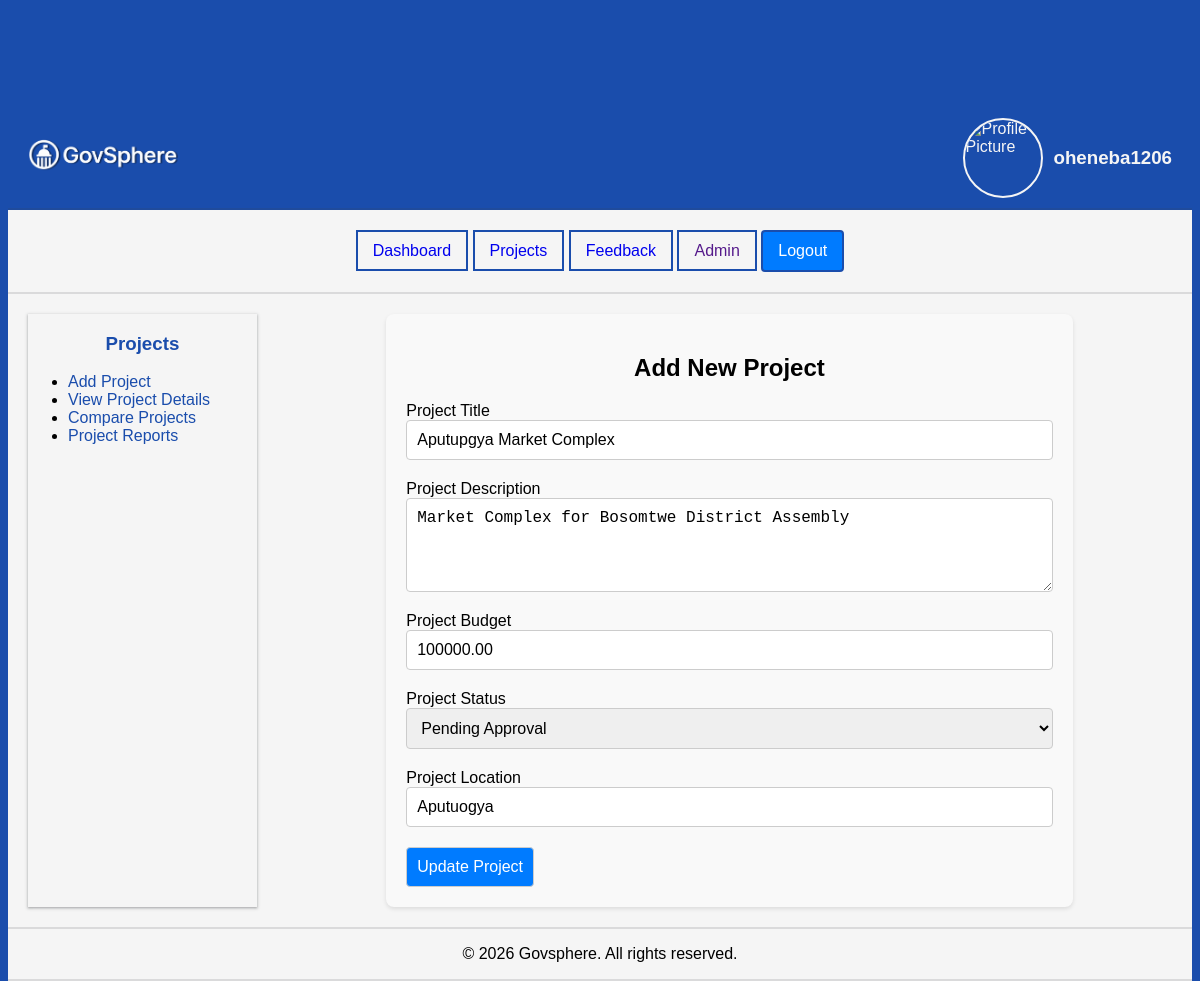
/projects/3/edit/ (signed in), run on an earlier commit of the app's database.
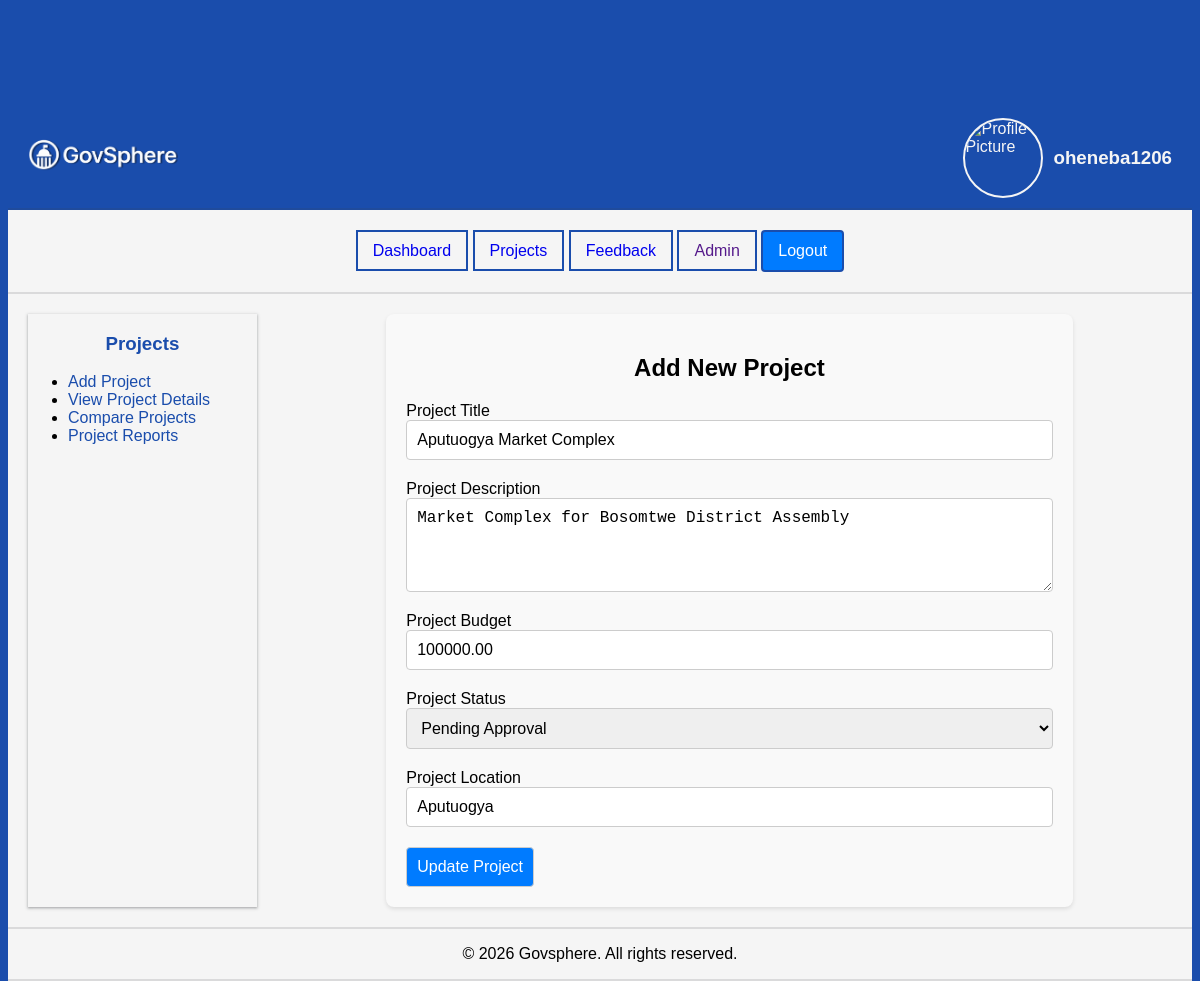
And on a later commit of the database.
### projects/models.py (models this page shows, shortened)
class Project(models.Model):
    STATUS_CHOICES = (
        ('proposed', 'Pending Approval'),
        ('in_progress', 'In Progress'),
        ('completed', 'Completed'),
    )
    title = models.CharField(max_length=300)
    description = models.TextField()
    budget = models.DecimalField(max_digits=10, decimal_places=2)
    status = models.CharField(max_length=20, choices=STATUS_CHOICES, default='proposed')
    location = models.CharField(max_length=200)
    created_at = models.DateTimeField(auto_now_add=True)
    created_by = models.ForeignKey(settings.AUTH_USER_MODEL, on_delete=models.CASCADE)

### projects/views.py (the view)
# urls.py: path("<int:pk>/edit/", views.edit_project, name="edit_project"),
@login_required
def edit_project(request, pk):
    project = get_object_or_404(Project, pk=pk)
    if not is_owner_or_admin(request.user, project):
        return HttpResponseForbidden("You do not have permission to edit this project.")
    if request.method == "POST":
        form = AddNewProjectForm(request.POST, instance=project)
        if form.is_valid():
            form.save()
            return redirect("project_detail", pk=project.pk)
    else:
        form = AddNewProjectForm(instance=project)
    data = {
        "form": form,
        "project": project,
        "status": Project.STATUS_CHOICES,
    }
    return render(request, "projects/edit_project.html", data)

### projects/forms.py
class AddNewProjectForm(forms.ModelForm):
    class Meta:
        model = Project
        fields = [
            'title',
            'description',
            'budget',
            'status',
            'location',
        ]

### projects/views.py (called while the page is built)
def is_owner_or_admin(user, project):
    return user.is_superuser or getattr(user, "role", "") == "admin" or project.created_by == user

### templates/projects/edit_project.html (shortened to what this page needs)
{% extends "projects/add_project.html" %}
{% block add_project_form %}
    <div class="add-project-form">
    <h2>Add New Project</h2>
    <form method="post">
        <div class="is_form_item">
            <label for="title">Project Title</label>
            <input type="text" id="title" name="title" value="{{ project.title }}" required>
        </div>
        <div class="is_form_item">
            <label for="description">Project Description</label>
            <textarea id="description" name="description" rows="4" required>{{ project.description }}</textarea>
        </div>
        <div class="is_form_item">
            <label for="budget">Project Budget</label>
            <input type="number" id="budget" name="budget" value="{{ project.budget }}" required>
        </div>
        <div class="is_form_item">
            <label for="status">Project Status</label>
            <select id="status" name="status" required>
                {% for value, label in status %}
                <option value="{{ value }}" {% if project.status == value %}selected{% endif %}>{{ label }}</option>
                {% endfor %}
            </select>
        </div>
        <div class="is_form_item">
            <label for="location">Project Location</label>
            <input type="text" id="location" name="location" value="{{ project.location }}" required>
        </div>
        <button type="submit">Update Project</button>
    </form>
</div>
{% endblock add_project_form %}

What changed in the data, as far as the page shows it:
changed Project "Market Complex for Bosomtwe District Assembly": title "Aputupgya Market Complex" → "Aputuogya Market Complex"
